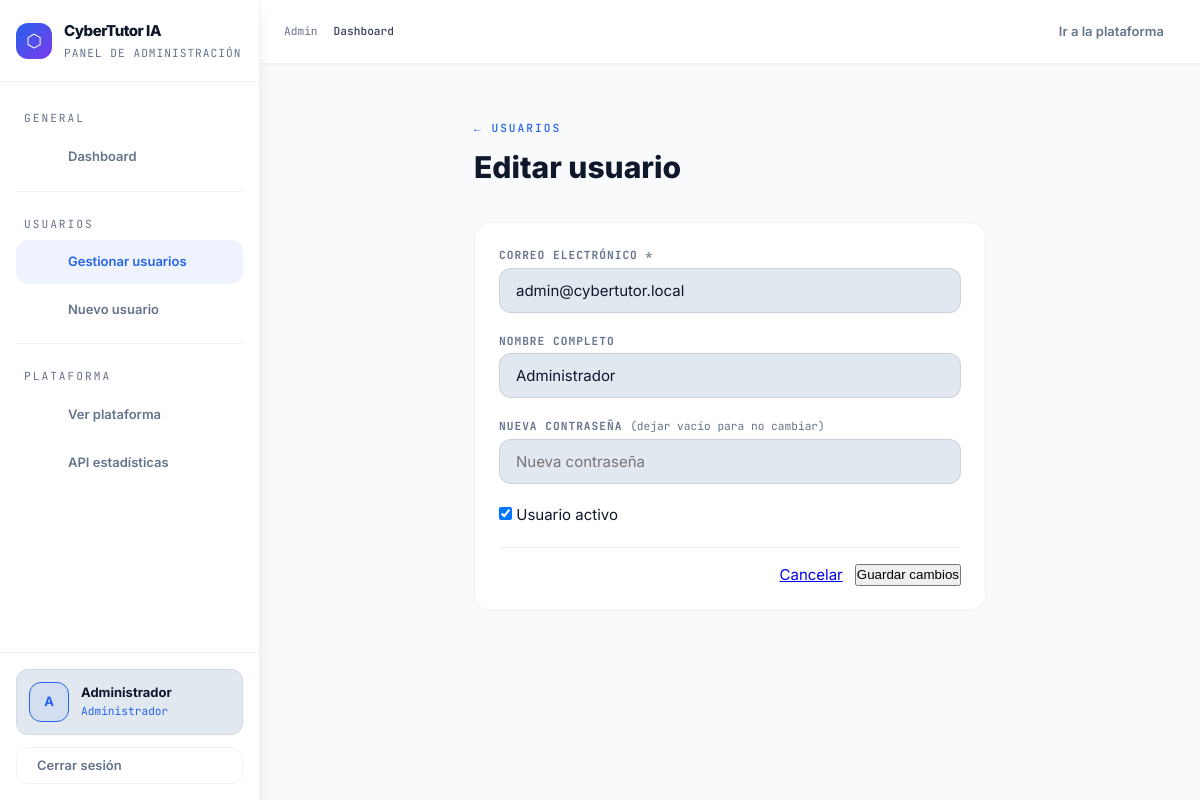
The page /admin/users/1/edit (signed in) on the database its author committed.
### app/models/user.py (models this page shows, shortened)
class User(db.Model, UserMixin):
    __tablename__ = 'user'
    id           = db.Column(db.Integer, primary_key=True)
    email        = db.Column(db.String(100), unique=True, nullable=False)
    password     = db.Column(db.String(255), nullable=False)
    name         = db.Column(db.String(100), default='')
    is_admin     = db.Column(db.Boolean, default=False)
    is_active    = db.Column(db.Boolean, default=True)
    created_at   = db.Column(db.DateTime, default=datetime.utcnow)
    last_login   = db.Column(db.DateTime, nullable=True)
    __table_args__ = (
        db.Index('ix_user_admin_active', 'is_admin', 'is_active'),
        db.Index('ix_user_created_at', 'created_at'),
        db.Index('ix_user_last_login', 'last_login'),
    )
    quiz_results       = db.relationship('QuizResult',       backref='user', lazy=True, cascade='all, delete-orphan')
    simulation_results = db.relationship('SimulationResult', backref='user', lazy=True, cascade='all, delete-orphan')
    course_visits      = db.relationship('CourseVisit',      backref='user', lazy=True, cascade='all, delete-orphan')

### app/routes/admin.py (the view, shortened to what this page needs)
@admin.route('/users/<int:user_id>/edit', methods=['GET', 'POST'])
@login_required
@admin_required
def edit_user(user_id):
    user = User.query.get_or_404(user_id)
    return render_template('admin/user_form.html', action='edit', user=user)

### app/routes/admin.py (called while the page is built)
def admin_required(f):
    @wraps(f)
    def decorated(*args, **kwargs):
        if not current_user.is_authenticated or not current_user.is_admin:
            flash('Acceso restringido al panel de administrador.', 'error')
            return redirect(url_for('main.home'))
        return f(*args, **kwargs)
    return decorated

### app/templates/admin/user_form.html (shortened to what this page needs)
{% extends "base_admin.html" %}
{% block content %}
<div class="admin-page" style="max-width: 560px;">
  <div class="admin-header">
    <div>
      <div class="admin-eyebrow"><a href="{{ url_for('admin.users') }}" class="admin-back">← Usuarios</a></div>
      <h1 class="admin-title">{{ 'Editar usuario' if action == 'edit' else 'Nuevo usuario' }}</h1>
    </div>
  </div>
  <div class="admin-card">
    <form method="POST" class="admin-form">
      <div class="form-group">
        <label class="form-label">Correo electrónico *</label>
        <input type="email" name="email" class="form-input" required
               value="{{ user.email if user else '' }}" placeholder="usuario@email.com">
      </div>
      <div class="form-group">
        <label class="form-label">Nombre completo</label>
        <input type="text" name="name" class="form-input"
               value="{{ user.name if user else '' }}" placeholder="Nombre opcional">
      </div>
      <div class="form-group">
        <label class="form-label">
          {{ 'Nueva contraseña' if action == 'edit' else 'Contraseña *' }}
          {% if action == 'edit' %}<span class="form-hint">(dejar vacío para no cambiar)</span>{% endif %}
        </label>
        <input type="password" name="password" class="form-input" {{ 'required' if action == 'create' else '' }}
               placeholder="{{ 'Nueva contraseña' if action == 'edit' else 'Mínimo 6 caracteres' }}">
      </div>
      {% if action == 'edit' and user %}
      <div class="form-group">
        <label class="checkbox-label">
          <input type="checkbox" name="is_active" class="checkbox-input" {{ 'checked' if user.is_active else '' }}>
          Usuario activo
        </label>
      </div>
      {% endif %}
      <div class="form-actions">
        <a href="{{ url_for('admin.users') }}" class="btn btn-secondary">Cancelar</a>
        <button type="submit" class="btn btn-primary">
          {{ 'Guardar cambios' if action == 'edit' else 'Crear usuario' }}
        </button>
      </div>
    </form>
  </div>
</div>
{% endblock %}

### app/templates/base_admin.html (shortened to what this page needs)
<!DOCTYPE html>
<html lang="es" data-theme="light">
<head>
  <link rel="stylesheet" href="https://cdnjs.cloudflare.com/ajax/libs/tabler-icons/3.19.0/tabler-icons.min.css">
  <link rel="stylesheet" href="{{ url_for('static', filename='css/design-tokens.css') }}">
  <link rel="stylesheet" href="{{ url_for('static', filename='css/admin.css') }}">
</head>
<body>
<aside class="admin-sidebar" id="sidebar">
  <div class="sidebar-logo">
    <div class="logo-wrap">
      <div class="logo-icon">⬡</div>
      <div>
        <div class="logo-title">CyberTutor IA</div>
        <div class="logo-sub">Panel de administración</div>
      </div>
    </div>
  </div>
  <nav class="sidebar-nav">
    <span class="nav-section-label">General</span>
    <a href="{{ url_for('admin.dashboard') }}"
       class="nav-link {% if request.endpoint == 'admin.dashboard' %}active{% endif %}">
       Dashboard
    </a>
    <div class="nav-divider"></div>
    <span class="nav-section-label">Usuarios</span>
    <a href="{{ url_for('admin.users') }}"
       class="nav-link {% if request.endpoint in ['admin.users', 'admin.create_user', 'admin.edit_user'] %}active{% endif %}">
       Gestionar usuarios
    </a>
    <a href="{{ url_for('admin.create_user') }}" class="nav-link">
       Nuevo usuario
    </a>
    <div class="nav-divider"></div>
    <span class="nav-section-label">Plataforma</span>
    <a href="{{ url_for('main.home') }}" class="nav-link" target="_blank">
       Ver plataforma
    </a>
    <a href="{{ url_for('admin.api_stats') }}" class="nav-link" target="_blank">
       API estadísticas
    </a>
  </nav>
  <div class="sidebar-footer">
    <div class="admin-profile">
      <div class="profile-avatar">
        {{ current_user.email[0].upper() if current_user.is_authenticated else 'A' }}
      </div>
      <div>
        <div class="profile-name">
          {{ current_user.name or current_user.email if current_user.is_authenticated else 'Admin' }}
        </div>
        <div class="profile-role">Administrador</div>
      </div>
    </div>
    <a href="{{ url_for('auth.logout') }}" class="btn-logout">
       Cerrar sesión
    </a>
  </div>
</aside>
<main class="admin-main">
  <div class="admin-topnav">
    <div class="breadcrumb">
      <a href="{{ url_for('admin.dashboard') }}">Admin</a>
      <span class="current">{% block breadcrumb %}Dashboard{% endblock %}</span>
    </div>
    <div class="topnav-right">
      <a href="{{ url_for('main.home') }}" target="_blank"> Ir a la plataforma</a>
    </div>
  </div>
  <div class="admin-content">
    {% block content %}{% endblock %}
  </div>
</main>
</body>
</html>

### app/static/css/design-tokens.css (style rules this page uses)
:root { --space-0: 0; --space-1: 4px; --space-2: 8px; --space-3: 12px; --space-4: 16px; --space-5: 20px; --space-6: 24px; --space-8: 32px; --space-10: 40px; --space-12: 48px; --space-16: 64px; --space-20: 80px; --font-sans: 'Inter', system-ui, -apple-system, BlinkMacSystemFont, 'Segoe UI', Roboto, sans-serif; --font-mono: 'JetBrains Mono', 'Fira Code', 'SF Mono', monospace; --text-xs: 0.7rem; --text-sm: 0.8125rem; --text-base: 0.9375rem; --text-md: 1rem; --text-lg: 1.125rem; --text-xl: 1.25rem; --text-2xl: 1.5rem; --text-3xl: 1.875rem; --text-4xl: 2.25rem; --font-light: 300; --font-normal: 400; --font-medium: 500; --font-semibold: 600; --font-bold: 700; --font-extrabold: 800; --leading-tight: 1.1; --leading-normal: 1.5; --leading-relaxed: 1.625; --radius-none: 0; --radius-sm: 4px; --radius-md: 8px; --radius-lg: 12px; --radius-xl: 16px; --radius-2xl: 24px; --radius-full: 9999px; --transition-fast: 120ms cubic-bezier(0.4, 0, 0.2, 1); --transition-base: 200ms cubic-bezier(0.4, 0, 0.2, 1); --transition-slow: 300ms cubic-bezier(0.4, 0, 0.2, 1); --z-dropdown: 100; --z-sticky: 200; --z-fixed: 300; --z-modal-backdrop: 400; --z-modal: 500; --z-popover: 600; --z-tooltip: 700; --z-toast: 800; --sidebar-width: 260px; --sidebar-collapsed-width: 72px; --header-height: 64px; --container-max: 1200px; --container-padding: var(--space-6); --danger: var(--accent-red); --warning: var(--accent-orange); --info: var(--accent-blue); --safe: var(--accent-green); --success: var(--accent-green); }
[data-theme="light"] { --bg-primary: #f8fafc; --bg-secondary: #f1f5f9; --bg-tertiary: #e2e8f0; --bg-card: #ffffff; --bg-elevated: #f8fafc; --bg-overlay: rgba(248, 250, 252, 0.9); --text-primary: #0f172a; --text-secondary: #334155; --text-muted: #64748b; --text-disabled: #94a3b8; --text-inverse: #f8fafc; --border-light: rgba(15, 23, 42, 0.06); --border-medium: rgba(15, 23, 42, 0.1); --border-heavy: rgba(15, 23, 42, 0.15); --border-focus: var(--accent-blue-dark); --accent-blue: #2563eb; --accent-blue-dark: #1d4ed8; --accent-blue-light: #3b82f6; --accent-blue-glow: rgba(37, 99, 235, 0.15); --accent-blue-bg: rgba(37, 99, 235, 0.08); --accent-green: #059669; --accent-green-dark: #047857; --accent-green-light: #10b981; --accent-green-glow: rgba(5, 150, 105, 0.12); --accent-green-bg: rgba(5, 150, 105, 0.08); --accent-orange: #d97706; --accent-orange-dark: #b45309; --accent-orange-glow: rgba(217, 119, 6, 0.12); --accent-orange-bg: rgba(217, 119, 6, 0.08); --accent-red: #dc2626; --accent-red-dark: #b91c1c; --accent-red-glow: rgba(220, 38, 38, 0.12); --accent-red-bg: rgba(220, 38, 38, 0.08); --accent-purple: #7c3aed; --accent-purple-dark: #6d28d9; --accent-purple-glow: rgba(124, 58, 237, 0.12); --shadow-sm: 0 1px 2px rgba(0, 0, 0, 0.05); --shadow-md: 0 4px 6px -1px rgba(0, 0, 0, 0.1); --shadow-lg: 0 10px 15px -3px rgba(0, 0, 0, 0.1); --shadow-xl: 0 20px 25px -5px rgba(0, 0, 0, 0.15); --shadow-glow-blue: 0 0 20px var(--accent-blue-glow); --shadow-glow-green: 0 0 20px var(--accent-green-glow); --gradient-primary: linear-gradient(135deg, var(--accent-blue), var(--accent-purple)); --gradient-success: linear-gradient(135deg, var(--accent-green), var(--accent-green-light)); --gradient-warning: linear-gradient(135deg, var(--accent-orange), #fbbf24); --gradient-danger: linear-gradient(135deg, var(--accent-red), #fb7185); --gradient-card: linear-gradient(135deg, var(--bg-card) 0%, var(--bg-secondary) 100%); --gradient-hero: linear-gradient(135deg, var(--bg-primary) 0%, var(--bg-secondary) 100%); --grid-pattern: radial-gradient(circle at 1px 1px, var(--border-light) 1px, transparent 1px); }
*, *::before, *::after { box-sizing: border-box; margin: 0; padding: 0; }
html { scroll-behavior: smooth; -webkit-font-smoothing: antialiased; -moz-osx-font-smoothing: grayscale; }
body { font-family: var(--font-sans); font-size: var(--text-base); line-height: var(--leading-normal); color: var(--text-primary); background: var(--bg-primary); transition: background-color var(--transition-base), color var(--transition-fast); }

### rows shown on the page
User: is_active+email "A", is_active+name "Administrador", email "admin@cybertutor.local", name "Administrador"

### other values the page prints
{{ 'Editar usuario' if action == 'edit' else 'Nuevo usuario' }} "Editar usuario"
{{ 'Nueva contraseña' if action == 'edit' else 'Contraseña *' }} "NUEVA CONTRASEÑA"
{{ 'Guardar cambios' if action == 'edit' else 'Crear usuario' }} "Guardar cambios"
